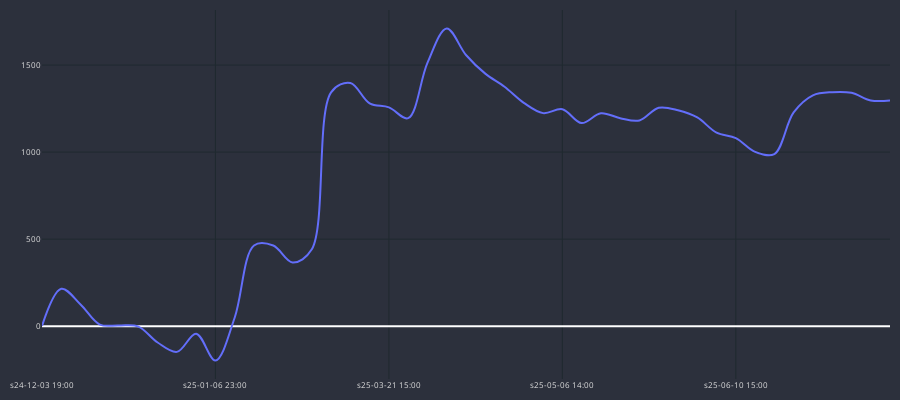

Notebook source saved alongside this figure:
### Code cell
cp = CandlePlot(df_gains, candles=False)
cp.show_plot(line_traces=['GAIN_C'])

### Figure 1 — Plotly figure (JSON) as saved in the notebook; plotly's stock layout.template omitted (floating-point values rounded to 4 significant figures)
{"data": [{"line": {"shape": "spline", "width": 2}, "name": "GAIN_C", "type": "scatter", "x": ["s24-12-03 19:00", "s24-12-04 11:00", "s24-12-12 13:00", "s24-12-17 08:00", "s24-12-20 00:00", "s24-12-24 16:00", "s24-12-26 00:00", "s24-12-27 13:00", "s24-12-31 13:00", "s25-01-06 23:00", "s25-01-08 13:00", "s25-01-16 07:00", "s25-01-29 21:00", "s25-01-30 05:00", "s25-02-04 19:00", "s25-02-12 16:00", "s25-03-14 01:00", "s25-03-19 20:00", "s25-03-21 15:00", "s25-03-28 06:00", "s25-04-02 06:00", "s25-04-13 22:00", "s25-04-17 22:00", "s25-04-21 07:00", "s25-04-23 13:00", "s25-04-25 09:00", "s25-04-30 21:00", "s25-05-06 14:00", "s25-05-13 10:00", "s25-05-14 01:00", "s25-05-22 01:00", "s25-05-26 16:00", "s25-05-29 14:00", "s25-06-04 05:00", "s25-06-05 04:00", "s25-06-09 23:00", "s25-06-10 15:00", "s25-06-12 20:00", "s25-06-13 20:00", "s25-06-19 19:00", "s25-06-30 15:00", "s25-07-07 13:00", "s25-07-09 19:00", "s25-07-10 03:00", "s25-07-11 04:00"], "y": [1.8, 215.2, 125.0, 9.4, 4.4, -2.5, -93.8, -147.6, -43.6, -197.4, 49.9, 463.4, 463.2, 365.8, 441.6, 1343.0, 1397.0, 1280.0, 1257.0, 1195.0, 1512.0, 1710.0, 1558.0, 1451.0, 1375.0, 1283.0, 1224.0, 1246.0, 1167.0, 1223.0, 1195.0, 1182.0, 1255.0, 1240.0, 1199.0, 1112.0, 1080.0, 1002.0, 988.8, 1228.0, 1326.0, 1344.0, 1340.0, 1296.0, 1296.0]}], "layout": {"font": {"color": "#e1e1e1", "size": 8}, "height": 400, "margin": {"b": 10, "l": 10, "r": 10, "t": 10}, "paper_bgcolor": "#2c303c", "plot_bgcolor": "#2c303c", "width": 900, "xaxis": {"gridcolor": "#1f292f", "nticks": 5, "rangeslider": {"visible": false}}, "yaxis": {"gridcolor": "#1f292f"}}}
